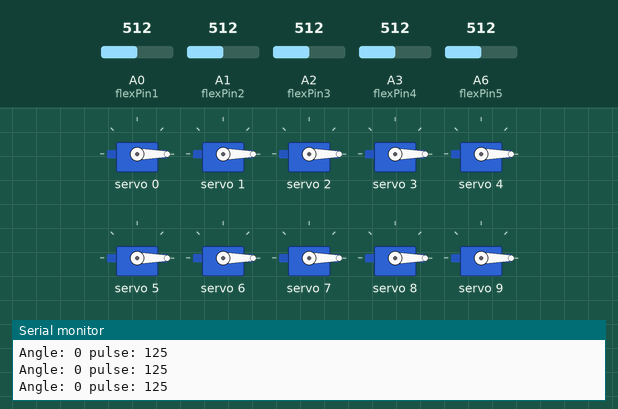
This sketch was run on a simulated Arduino Nano, built with avr-gcc and run on an emulated ATmega328P. On the bench: 10 × servo, the last lines printed to the serial monitor. Inputs (shaded band) come from the test bench; at power-on: A0 (flexPin1) = 512, A1 (flexPin2) = 512, A2 (flexPin3) = 512, A3 (flexPin4) = 512, A6 (flexPin5) = 512.

Above: at 1.2 s.
1.3 s: A0 (flexPin1) set to 992
At 2.2 s:
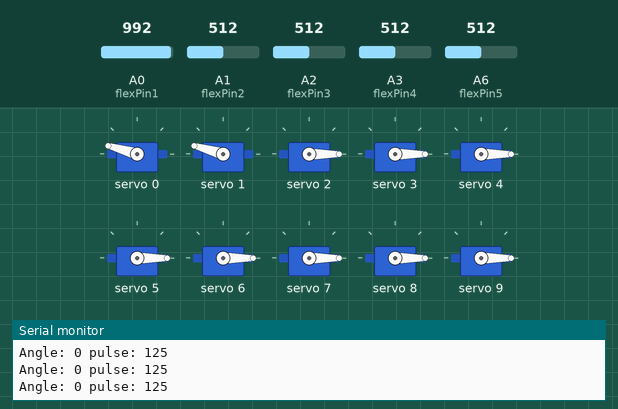
3.0 s: A1 (flexPin2) set to 992
At 3.6 s:
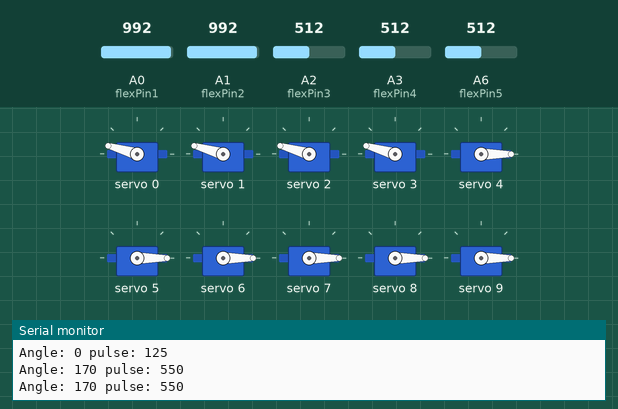
4.6 s: A2 (flexPin3) set to 992
At 5.9 s:
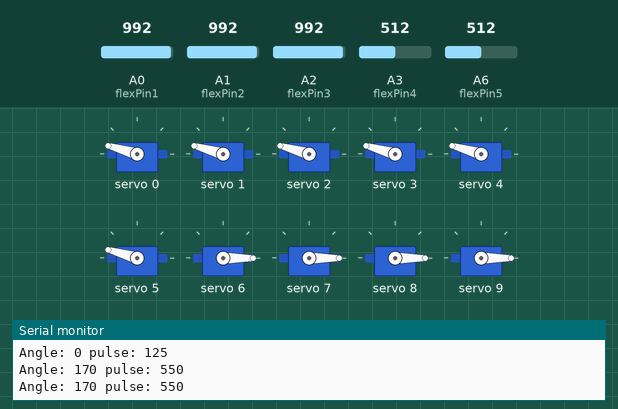
6.2 s: A3 (flexPin4) set to 992
At 7.3 s:
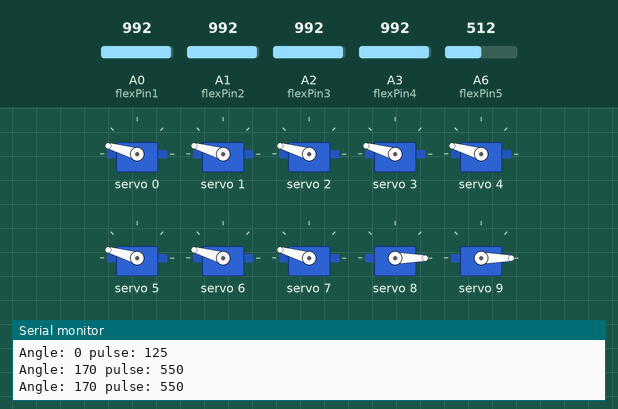
7.9 s: A6 (flexPin5) set to 992
At 9.3 s:
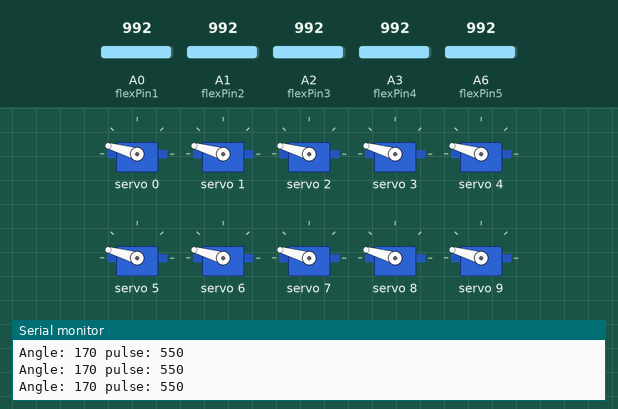
9.6 s: A0 (flexPin1) set to 716
At 10.3 s:
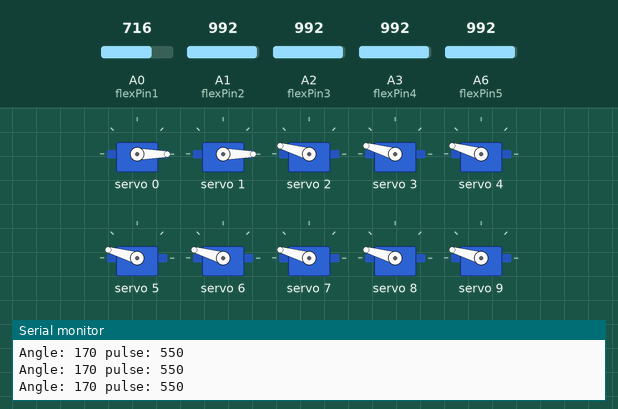
Timing chart, 0 to 12.3 s (numbered marks = the images above; inputs shaded):
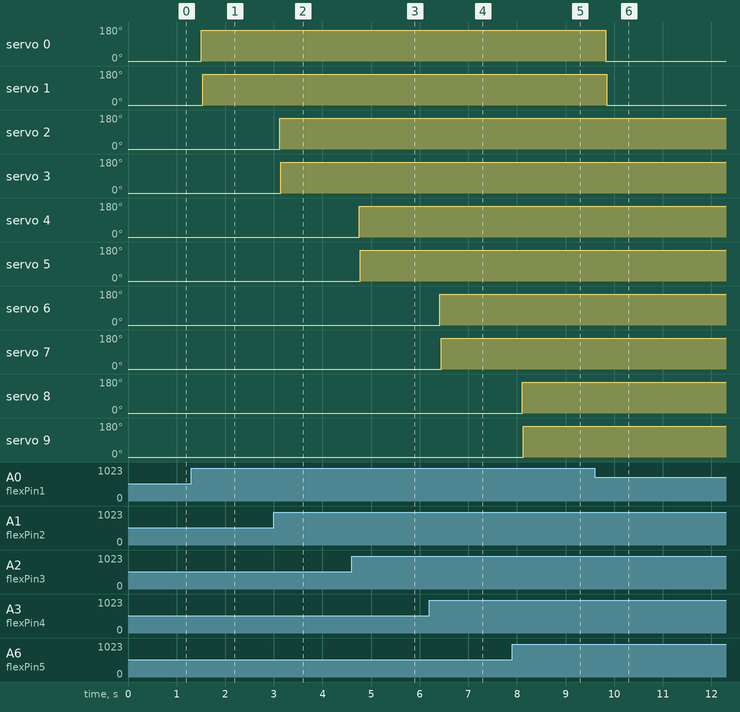

Measured:
- after the input at 1.3 s, servo 0: 0° → 164° after 0.21 s; servo 1: 0° → 164° after 0.24 s
- after the input at 3.0 s, servo 2: 0° → 164° after 0.12 s; servo 3: 0° → 164° after 0.14 s
- after the input at 4.6 s, servo 4: 0° → 164° after 0.15 s; servo 5: 0° → 164° after 0.18 s
- after the input at 6.2 s, servo 6: 0° → 164° after 0.22 s; servo 7: 0° → 164° after 0.24 s
- after the input at 7.9 s, servo 8: 0° → 164° after 0.21 s; servo 9: 0° → 164° after 0.23 s
- after the input at 9.6 s, servo 0: 164° → 0° after 0.23 s; servo 1: 164° → 0° after 0.25 s

The sketch:

Testing_16channel_nov08b.ino
```cpp
#include <Wire.h>
#include <Servo.h>
#include <Adafruit_PWMServoDriver.h>

// called this way, it uses the default address 0x40
Adafruit_PWMServoDriver pwm = Adafruit_PWMServoDriver();
// you can also call it with a different address you want
//Adafruit_PWMServoDriver pwm = Adafruit_PWMServoDriver(0x41);

// Depending on your servo make, the pulse width min and max may vary, you
// want these to be as small/large as possible without hitting the hard stop
// for max range. You'll have to tweak them as necessary to match the servos you
// have!
// Watch video V1 to understand the two lines below: http://youtu.be/y8X9X10Tn1k
#define SERVOMIN  125 // this is the 'minimum' pulse length count (out of 4096)
#define SERVOMAX  575 // this is the 'maximum' pulse length count (out of 4096)

int msg[5];

// our servo # counter
uint8_t servonum = 0;
//define the Flex Sensor Input pins
int flexPin1 = A0;
int flexPin2 = A1;
int flexPin3 = A2;
int flexPin4 = A3;
int flexPin5 = A6;
//Define Variables for Flex Sensor Values

int flexVal1;
int flexVal2;
int flexVal3;
int flexVal4;
int flexVal5;

int angleToPulse(int ang);

void setup() {
  Serial.begin(9600);
  Serial.println("16 channel Servo test!");

  pwm.begin();
  pwm.setPWMFreq(60);  // Analog servos run at ~60 Hz updates

  //yield();
}

// the code inside loop() has been updated by Group 9
void loop() {

  //these blcoks of code get the vales from the flex sensors and constrains them to a 10 - 170 degree value
  //Thumb Value
  flexVal1 = analogRead(flexPin1);
  flexVal1 = map(flexVal1, 800, 900, 10, 170);
  flexVal1 = constrain(flexVal1, 0, 170);

  //Index Value
  flexVal2 = analogRead(flexPin2);
  flexVal2 = map(flexVal2, 800, 900, 10, 170);
  flexVal2 = constrain(flexVal2, 0, 170);

  //Middle Value
  flexVal3 = analogRead(flexPin3);
  flexVal3 = map(flexVal3, 800, 900, 10, 170);
  flexVal3 = constrain(flexVal3, 0, 170);

  //Ring Value
  flexVal4 = analogRead(flexPin4);
  flexVal4 = map(flexVal4, 800, 900, 10, 170);
  flexVal4 = constrain(flexVal4, 0, 170);

  //Pinky Value
  flexVal5 = analogRead(flexPin5);
  flexVal5 = map(flexVal5, 800, 900, 10, 170);
  flexVal5 = constrain(flexVal5, 0, 170);


  msg[0] = flexVal1;
  msg[1] = flexVal2;
  msg[2] = flexVal3;
  msg[3] = flexVal4;
  msg[4] = flexVal5;

    //This Code sends the changed pulse value to the servo motors so they are in the correct position

   //Thumb Control
  pwm.setPWM(0, 0, angleToPulse(msg[0]));
  pwm.setPWM(1, 0, angleToPulse(msg[0]));
  //Index Control
  pwm.setPWM(2, 0, angleToPulse(msg[1]));
  pwm.setPWM(3, 0, angleToPulse(msg[1]));
  //Middle Control
  pwm.setPWM(4, 0, angleToPulse(msg[2]));
  pwm.setPWM(5, 0, angleToPulse(msg[2]));
  //Ring Control
  pwm.setPWM(6, 0, angleToPulse(msg[3]));
  pwm.setPWM(7, 0, angleToPulse(msg[3]));
  //Pinky Control
  pwm.setPWM(8, 0, angleToPulse(msg[4]));
  pwm.setPWM(9, 0, angleToPulse(msg[4]));

  //Thumb Movement
  //pwm.setPWM(10, 0, angleToPulse(msg[5]));
  delay(10);
}

//Changes a degree value to a pulse value for the flex sensor
int angleToPulse(int ang){
   int pulse = map(ang,0, 180, SERVOMIN,SERVOMAX);// map angle of 0 to 180 to Servo min and Servo max
   Serial.print("Angle: ");Serial.print(ang);
   Serial.print(" pulse: ");Serial.println(pulse);
   return pulse;
}
```
